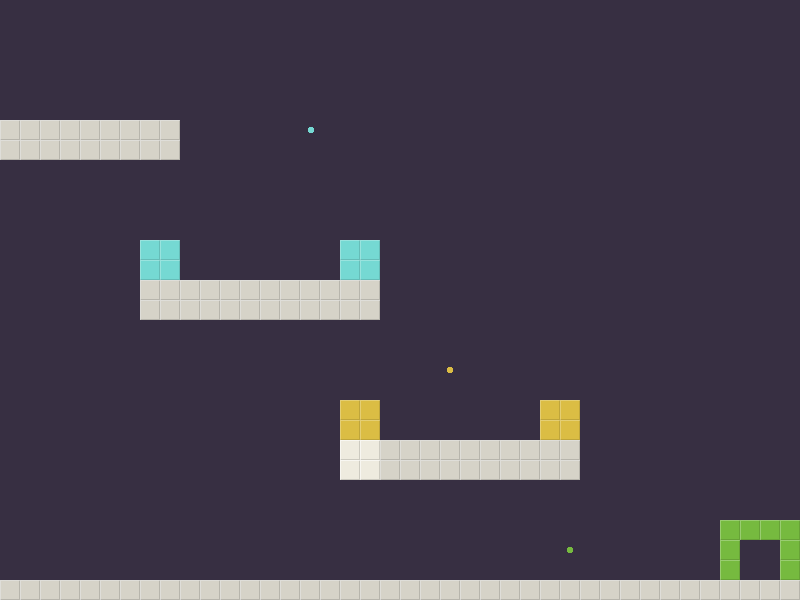

A 2D game scene composited from a Tiled map and its tileset images. What follows is a short description and the map's XML, with each tile layer's data collapsed to a summary:
An orthogonal 40x30 tile map with 20x20 px tiles, 2 tile layers (background, colors), 2 tilesets.

<map version="1.0" orientation="orthogonal" width="40" height="30" tilewidth="20" tileheight="20">
 <tileset firstgid="1" name="background" tilewidth="20" tileheight="20">
  <image source="../tiles/tileset20.png" width="40" height="60" />
  <terraintypes>
   <terrain name="New Terrain" tile="-1" />
  </terraintypes>
  <tile id="0">
   <properties>
    <property name="blocked" value="true" />
    <property name="type" value="terrain" />
   </properties>
  </tile>
  <tile id="1">
   <properties>
    <property name="type" value="terrain" />
   </properties>
  </tile>
  <tile id="2" terrain="0,0,0,0">
   <properties>
    <property name="type" value="exit" />
   </properties>
  </tile>
  <tile id="3" terrain="0,0,0,0">
   <properties>
    <property name="type" value="exit" />
   </properties>
  </tile>
  <tile id="4" terrain="0,0,0,0">
   <properties>
    <property name="type" value="exit" />
   </properties>
  </tile>
  <tile id="5" terrain="0,0,0,0">
   <properties>
    <property name="type" value="exit" />
   </properties>
  </tile>
 </tileset>
 <tileset firstgid="7" name="colors" tilewidth="20" tileheight="20">
  <image source="../tiles/colors.png" width="120" height="40" />
  <tile id="0">
   <properties>
    <property name="blocked" value="false" />
    <property name="color" value="none" />
    <property name="type" value="air" />
   </properties>
  </tile>
  <tile id="1">
   <properties>
    <property name="blocked" value="true" />
    <property name="color" value="yellow" />
    <property name="type" value="obstacle" />
   </properties>
  </tile>
  <tile id="2">
   <properties>
    <property name="blocked" value="true" />
    <property name="color" value="green" />
    <property name="type" value="obstacle" />
   </properties>
  </tile>
  <tile id="3">
   <properties>
    <property name="blocked" value="true" />
    <property name="color" value="red" />
    <property name="type" value="obstacle" />
   </properties>
  </tile>
  <tile id="4">
   <properties>
    <property name="blocked" value="true" />
    <property name="color" value="cyan" />
    <property name="type" value="obstacle" />
   </properties>
  </tile>
  <tile id="5">
   <properties>
    <property name="blocked" value="true" />
    <property name="color" value="pink" />
    <property name="type" value="obstacle" />
   </properties>
  </tile>
  <tile id="6">
   <properties>
    <property name="blocked" value="false" />
    <property name="color" value="none" />
    <property name="type" value="air" />
   </properties>
  </tile>
  <tile id="7">
   <properties>
    <property name="color" value="yellow" />
    <property name="type" value="powerup" />
   </properties>
  </tile>
  <tile id="8">
   <properties>
    <property name="color" value="green" />
    <property name="type" value="powerup" />
   </properties>
  </tile>
  <tile id="9">
   <properties>
    <property name="color" value="red" />
    <property name="type" value="powerup" />
   </properties>
  </tile>
  <tile id="10">
   <properties>
    <property name="color" value="cyan" />
    <property name="type" value="powerup" />
   </properties>
  </tile>
  <tile id="11">
   <properties>
    <property name="color" value="pink" />
    <property name="type" value="powerup" />
   </properties>
  </tile>
 </tileset>
 <layer name="background" width="40" height="30" opacity="0.9">
  <data>[1200 cells, 1200 non-empty, 2 distinct tile ids]</data>
 </layer>
 <layer name="colors" width="40" height="30">
  <data>[1200 cells, 32 non-empty, 8 distinct tile ids]</data>
 </layer>
</map>